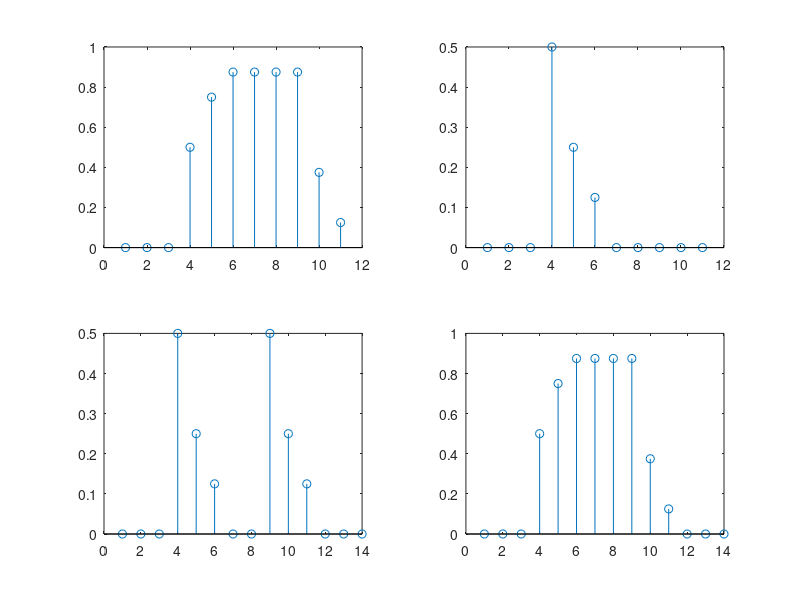
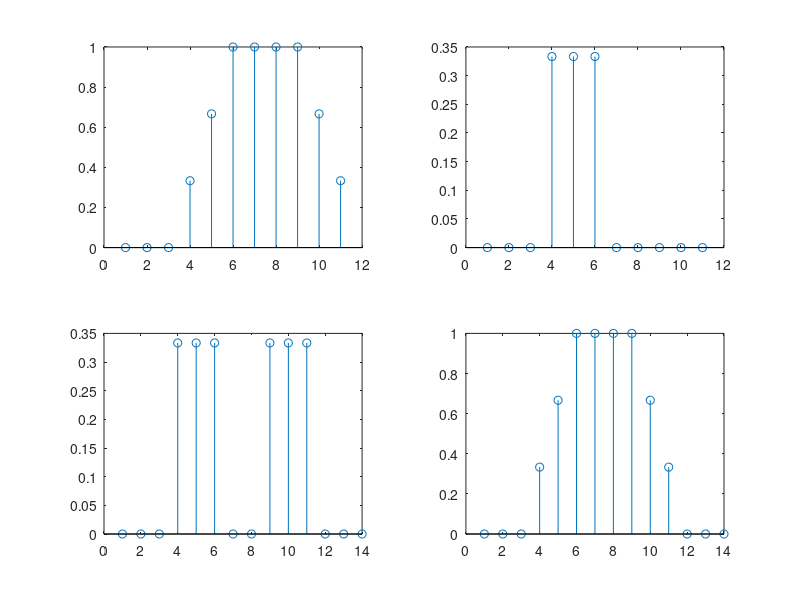
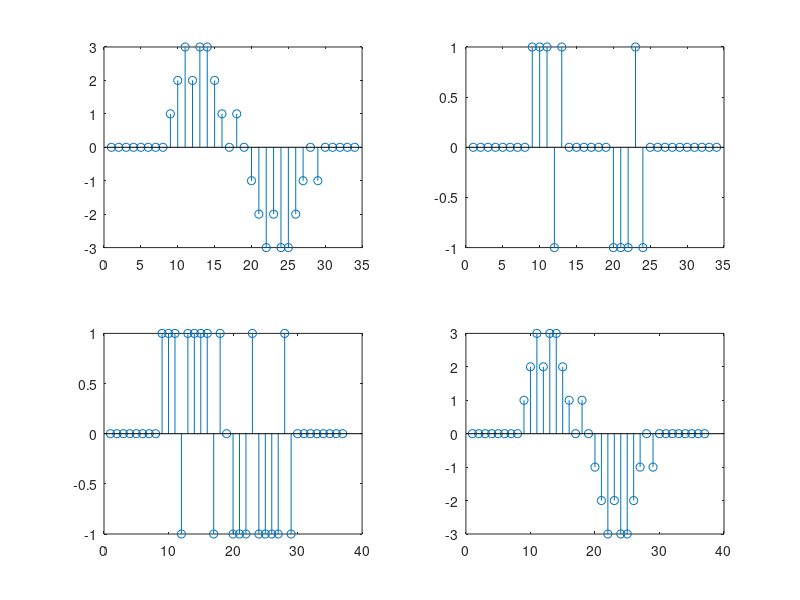
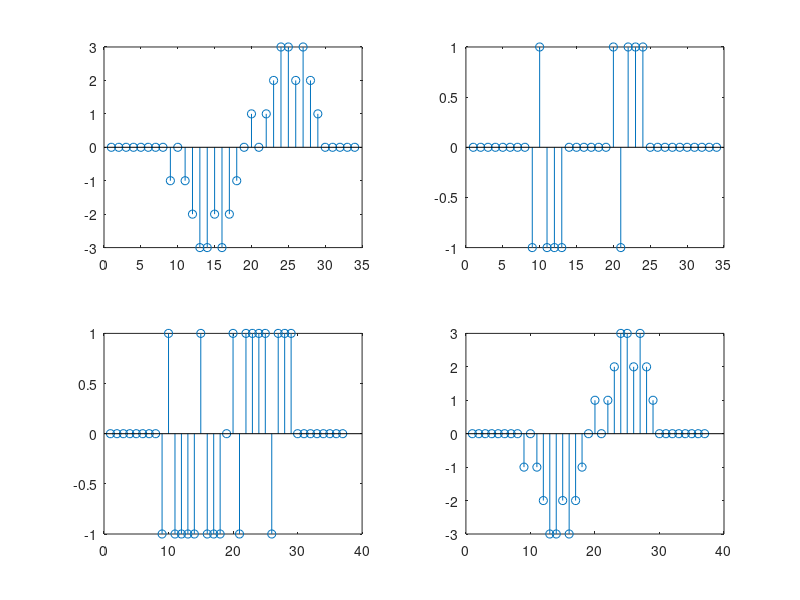

These figures' MATLAB source, in order:
%convolutie
s1 = [0 0 0 1 1 1 1 1 1];
s2 = [0 0 0 1 0 0 0 0 0];
s3 = [0 0 0 1 0 0 0 0 1 0 0 0];
s4 = [0 0 0 1 1 1 1 1 1 0 0 0];
coef = [0.5 0.25 0.125];

figure(1);
c1 = conv(s1, coef);
subplot(2,2,1);
stem (c1);

c2 = conv(s2, coef);
subplot(2,2,2);
stem (c2);
c3 = conv(s3, coef);
subplot(2,2,3);
stem (c3);
c4 = conv(s4, coef);
subplot(2,2,4);
stem (c4);

%coef vervangen door 1/3
figure(2);
coef = [1/3 1/3 1/3];

c1 = conv(s1, coef);
subplot(2,2,1);
stem (c1);
c2 = conv(s2, coef);
subplot(2,2,2);
stem (c2);
c3 = conv(s3, coef);
subplot(2,2,3);
stem (c3);
c4 = conv(s4, coef);
subplot(2,2,4);
stem (c4);

%=========================
figure (3);
ingangf = [0 0 0 0 0 1 1 1 -1 1 0 0 0 0 0 0 -1 -1 -1 1 -1 0 0 0 0 0]
coef = [0 0 0 0 0 1 1 1 -1 1 0 0 0 0 0 0 -1 -1 -1 1 -1 0 0 0 0 0 ]

c1 = conv(s1, coef);
subplot(2,2,1);
stem (c1);
c2 = conv(s2, coef);
subplot(2,2,2);
stem (c2);
c3 = conv(s3, coef);
subplot(2,2,3);
stem (c3);
c4 = conv(s4, coef);
subplot(2,2,4);
stem (c4);

%========================
figure (4);
coef = [0 0 0 0 0 1 1 1 -1 1 0 0 0 0 0 0 -1 -1 -1 1 -1 0 0 0 0 0 ]
coef = fliplr(coef);

c1 = conv(s1, coef);
subplot(2,2,1);
stem (c1);
c2 = conv(s2, coef);
subplot(2,2,2);
stem (c2);
c3 = conv(s3, coef);
subplot(2,2,3);
stem (c3);
c4 = conv(s4, coef);
subplot(2,2,4);
stem (c4);

